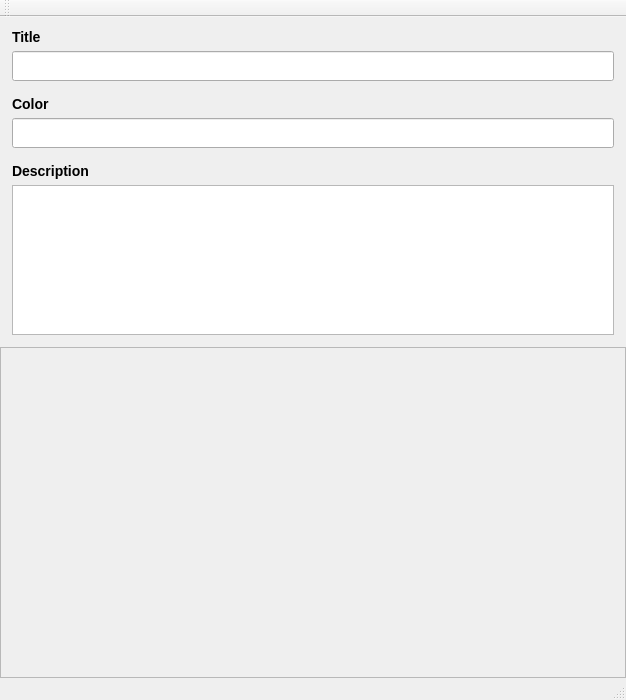
<?xml version="1.0" encoding="UTF-8"?>
<ui version="4.0">
 <class>MainWindow</class>
 <widget class="QMainWindow" name="MainWindow">
  <property name="geometry">
   <rect>
    <x>0</x>
    <y>0</y>
    <width>626</width>
    <height>700</height>
   </rect>
  </property>
  <property name="minimumSize">
   <size>
    <width>0</width>
    <height>700</height>
   </size>
  </property>
  <property name="maximumSize">
   <size>
    <width>16777215</width>
    <height>700</height>
   </size>
  </property>
  <property name="windowTitle">
   <string>MainWindow</string>
  </property>
  <property name="styleSheet">
   <string notr="true">#editFormContainer QLabel {
    font-weight: 500;
    font-size: 14px;
}</string>
  </property>
  <widget class="QWidget" name="centralWidget">
   <layout class="QVBoxLayout" name="centralWidgetVerticalLayout" stretch="0,1">
    <property name="spacing">
     <number>0</number>
    </property>
    <property name="leftMargin">
     <number>0</number>
    </property>
    <property name="topMargin">
     <number>0</number>
    </property>
    <property name="rightMargin">
     <number>0</number>
    </property>
    <property name="bottomMargin">
     <number>0</number>
    </property>
    <item>
     <widget class="QWidget" name="editFormContainer" native="true">
      <property name="minimumSize">
       <size>
        <width>0</width>
        <height>0</height>
       </size>
      </property>
      <layout class="QVBoxLayout" name="editFormContainerVerticalLayout">
       <property name="spacing">
        <number>15</number>
       </property>
       <property name="leftMargin">
        <number>12</number>
       </property>
       <property name="topMargin">
        <number>12</number>
       </property>
       <property name="rightMargin">
        <number>12</number>
       </property>
       <property name="bottomMargin">
        <number>12</number>
       </property>
       <item>
        <widget class="QWidget" name="titleEditContainer" native="true">
         <layout class="QVBoxLayout" name="titleEditContainerVerticalLayout">
          <property name="spacing">
           <number>6</number>
          </property>
          <property name="leftMargin">
           <number>0</number>
          </property>
          <property name="topMargin">
           <number>0</number>
          </property>
          <property name="rightMargin">
           <number>0</number>
          </property>
          <property name="bottomMargin">
           <number>0</number>
          </property>
          <item>
           <widget class="QLabel" name="titleLabel">
            <property name="text">
             <string notr="true">Title</string>
            </property>
           </widget>
          </item>
          <item>
           <widget class="QLineEdit" name="titleEdit">
            <property name="minimumSize">
             <size>
              <width>0</width>
              <height>30</height>
             </size>
            </property>
            <property name="maximumSize">
             <size>
              <width>16777215</width>
              <height>30</height>
             </size>
            </property>
           </widget>
          </item>
         </layout>
        </widget>
       </item>
       <item>
        <widget class="QWidget" name="colorEditContainer" native="true">
         <layout class="QVBoxLayout" name="colorEditContainerVerticalLayout">
          <property name="spacing">
           <number>6</number>
          </property>
          <property name="leftMargin">
           <number>0</number>
          </property>
          <property name="topMargin">
           <number>0</number>
          </property>
          <property name="rightMargin">
           <number>0</number>
          </property>
          <property name="bottomMargin">
           <number>0</number>
          </property>
          <item>
           <widget class="QLabel" name="colorLabel">
            <property name="text">
             <string>Color</string>
            </property>
           </widget>
          </item>
          <item>
           <widget class="QLineEdit" name="colorEdit">
            <property name="minimumSize">
             <size>
              <width>0</width>
              <height>30</height>
             </size>
            </property>
            <property name="maximumSize">
             <size>
              <width>16777215</width>
              <height>30</height>
             </size>
            </property>
           </widget>
          </item>
         </layout>
        </widget>
       </item>
       <item>
        <widget class="QWidget" name="descriptionEditContainer" native="true">
         <layout class="QVBoxLayout" name="descriptionEditContainerVerticalLayout">
          <property name="spacing">
           <number>6</number>
          </property>
          <property name="leftMargin">
           <number>0</number>
          </property>
          <property name="topMargin">
           <number>0</number>
          </property>
          <property name="rightMargin">
           <number>0</number>
          </property>
          <property name="bottomMargin">
           <number>0</number>
          </property>
          <item>
           <widget class="QLabel" name="descriptionLabel">
            <property name="text">
             <string>Description</string>
            </property>
           </widget>
          </item>
          <item>
           <widget class="QPlainTextEdit" name="descriptionEdit">
            <property name="minimumSize">
             <size>
              <width>0</width>
              <height>150</height>
             </size>
            </property>
            <property name="maximumSize">
             <size>
              <width>16777215</width>
              <height>150</height>
             </size>
            </property>
           </widget>
          </item>
         </layout>
        </widget>
       </item>
      </layout>
     </widget>
    </item>
    <item>
     <widget class="QWidget" name="itemViewContainer" native="true">
      <layout class="QHBoxLayout" name="itemViewContainerHorizontalLayout">
       <property name="spacing">
        <number>0</number>
       </property>
       <property name="leftMargin">
        <number>0</number>
       </property>
       <property name="topMargin">
        <number>0</number>
       </property>
       <property name="rightMargin">
        <number>0</number>
       </property>
       <property name="bottomMargin">
        <number>0</number>
       </property>
       <item>
        <widget class="QScrollArea" name="scrollArea">
         <property name="widgetResizable">
          <bool>true</bool>
         </property>
         <widget class="QWidget" name="items">
          <property name="geometry">
           <rect>
            <x>0</x>
            <y>0</y>
            <width>624</width>
            <height>312</height>
           </rect>
          </property>
         </widget>
        </widget>
       </item>
      </layout>
     </widget>
    </item>
   </layout>
  </widget>
  <widget class="QMenuBar" name="menuBar">
   <property name="geometry">
    <rect>
     <x>0</x>
     <y>0</y>
     <width>626</width>
     <height>21</height>
    </rect>
   </property>
  </widget>
  <widget class="QToolBar" name="mainToolBar">
   <attribute name="toolBarArea">
    <enum>TopToolBarArea</enum>
   </attribute>
   <attribute name="toolBarBreak">
    <bool>false</bool>
   </attribute>
  </widget>
  <widget class="QStatusBar" name="statusBar"/>
 </widget>
 <layoutdefault spacing="6" margin="11"/>
 <resources/>
 <connections/>
</ui>
